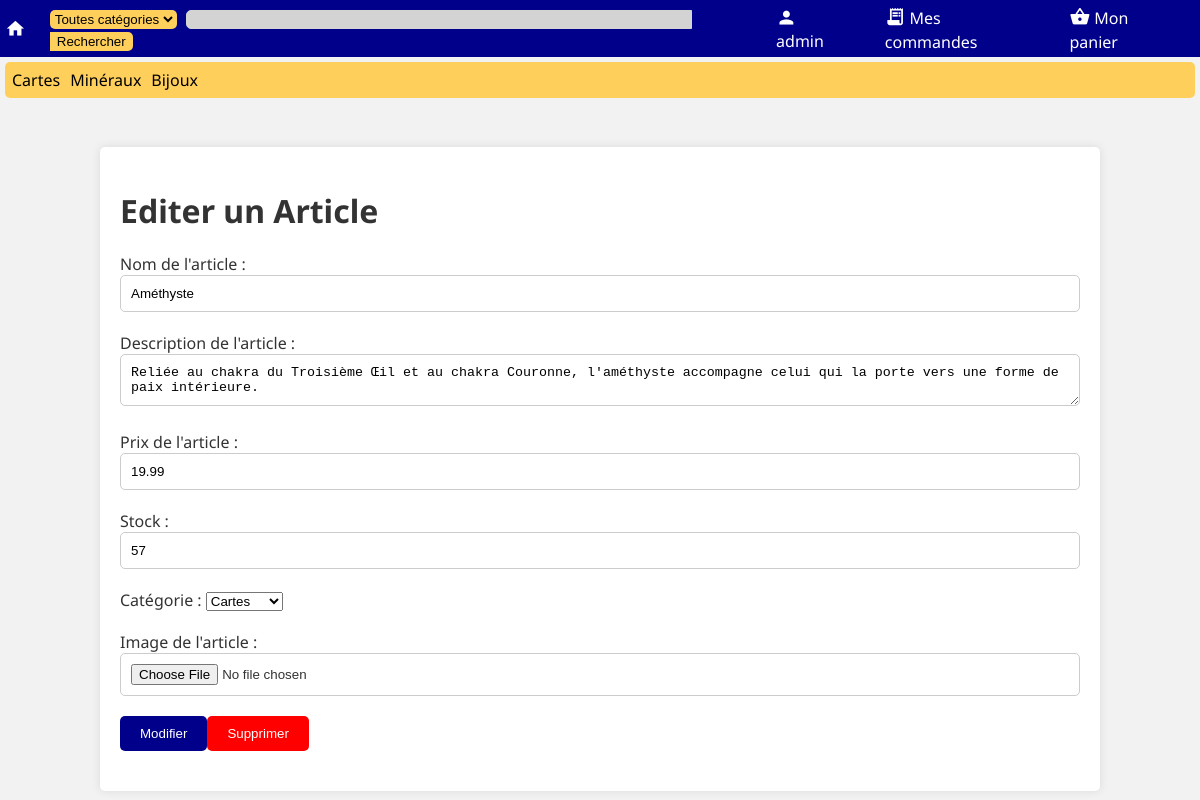
/edit_article.php?id=2 (signed in), run on the app's committed database.
### tables this page shows
CREATE TABLE Categories (
    idCat INTEGER PRIMARY KEY AUTOINCREMENT,
    titre TEXT NOT NULL,
    b64img TEXT NOT NULL
);

CREATE TABLE Articles (
    idProd INTEGER PRIMARY KEY AUTOINCREMENT,
    nom TEXT NOT NULL,
    quantite INTEGER NOT NULL,
    prix REAL NOT NULL,
    description TEXT NOT NULL,
    b64img TEXT,
    idCat INTEGER NOT NULL, mime TEXT,
    FOREIGN KEY (idCat) REFERENCES Categories (idCat)
);

### edit_article.php (the view, shortened to what this page needs)
<!DOCTYPE html>
<html>
<head>
	<link rel="stylesheet" type="text/css" href="res/editarticle.css">
	<link rel="stylesheet" type="text/css" href="res/font.css">
<?php include('nav.php'); ?>
	<div class="container">
		<h1>Editer un Article</h1>
<?php
$db = new MyDB();
if (isset($_GET['id'])) {
    $req = $db->prepare("SELECT * FROM Articles WHERE idProd=:id;");
    $req->bindValue(":id", $_GET['id']);
    $values = $req->execute()->fetchArray();
}
?>
    <form action="edit_script.php<?php echo isset($_GET['id']) ? "?id=".$_GET['id'] : ""; ?>" method="POST" enctype="multipart/form-data">
		<div class="form-group">
			<label for="article-name">Nom de l'article :</label>
            <input  class="form_input" type="text" id="article-name" name="article-name" value="<?php echo isset($values['nom']) ? $values['nom'] : '';?>" required>
		  </div>
          <div class="form-group">
			<label for="article-desc">Description de l'article :</label>
			<textarea class="form_input" id="article-desc" name="article-desc" required><?php echo isset($values['description']) ? $values['description'] : '';?></textarea>
		  </div>
		  <div class="form-group">
			<label for="article-price">Prix de l'article :</label>
			<input class="form_input" type="text" id="article-price" name="article-price" value="<?php echo isset($values['prix']) ? $values['prix'] : '';?>" required>
		  </div>
          <div class="form-group">
			<label for="stock-name">Stock :</label>
			<input class="form_input" type="text" id="stock-name" name="stock-name" value="<?php echo isset($values['quantite']) ? $values['quantite'] : '';?>" required>
		  </div>
		  <div class="form-group">
			<label for="article-category-id">Catégorie :</label>
            <select name="article-cat" required>
<?php
$cat = $db->query('SELECT idCat, titre FROM Categories');
while ($donnees=$cat->fetchArray()) {
    echo '<option value="'.$donnees['idCat'].'">'.$donnees['titre'].'</option>';
}
?>
            </select>
		  </div>
		  <div class="form-group">
			<label for="article-image">Image de l'article :</label>
			<input class="form_input" type="file" id="article-image" name="article-image">
		  </div>
		  <div class="form-group">
<?php
if (isset($_GET['id'])) {
    echo '<button class="form_button modify" type="submit" name="mod" value="1">Modifier</button>';
    echo '<button class="form_button delete" type="submit" name="mod" value="2">Supprimer</button>';
} else {
    echo '<button class="form_button modify" type="submit" name="mod" value="3">Ajouter</button>';
}
?>
		  </div>
        </form>
	</div>
</body>
</html>

### nav.php (shortened to what this page needs)
<link rel="stylesheet" href="res/nav.css">
</head>
<body>
<nav>
    <div class='topbar'>
        <a class='logo' href='index.php'>
            <span class="material-icons">home</span>
        </a>
        <form method='GET' action='search.php' class='form_bar'>
            <select name="cat" class="sel_cat">
                <option value="0">Toutes catégories</option>
<?php
$db_nav = new MyDB();
?>
            </select>
            <input type='text' class='searchbar' name='query' <?php echo isset($_GET['query']) ? 'value="'.$_GET['query'].'"' : '';?>><input type='submit' class='submitsearch' value='Rechercher'>
        </form>
        <a class='bar_elt' href='login.php'>
        <span class="material-icons">person</span><span class='valign-link'><?php echo isset($_SESSION['username']) ? $_SESSION['username'] : "Mon compte"; ?></span>
        </a>
        <a class='bar_elt' href='command.php'>
            <span class="material-icons">receipt_long</span><span class='valign-link'>Mes commandes</span>
        </a>
        <a class='bar_elt' href='panier.php'>
            <span class="material-icons">shopping_basket</span><span class='valign-link'>Mon panier</span>
        </a>
    </div>
    <div class='cat_bar'>
<?php
$req_nav = 'SELECT * FROM Categories';
$reponse_nav = $db_nav->query($req_nav);
while ($donnees=$reponse_nav->fetchArray())
{
    echo '<a href="search.php?cat='.$donnees['idCat'].'" class="item_cat_bar">'.$donnees['titre'].'</a>';
}
?>
    </div>
</nav>

### res/editarticle.css (style rules this page uses)
body { background-color: #f2f2f2; color: #333; margin: 10px; }
.container { margin: 0 auto; padding: 20px; max-width: 960px; background-color: #fff; box-shadow: 0 0 10px rgba(0,0,0,.1); border-radius: 5px; margin-top: 5%; }
.form_button { background-color: darkblue; color: #fff; border: none; padding: 10px 20px; border-radius: 5px; cursor: pointer; }
.form-group { margin-bottom: 20px; }
.delete { background-color: red; }
.form_input { width: 100%; padding: 10px; border: 1px solid #ccc; border-radius: 5px; box-sizing: border-box; }

### res/nav.css (style rules this page uses)
nav { margin: -10px; }
.searchbar { border: 1px solid lightgray; border-radius: 5px 0 0 5px; margin-right: 0; background-color: lightgray; width: 500px; }
.topbar { padding: 5px; background-color: darkblue; display: flex; flex-direction: flex; justify-content: center; align-items: center; }
.cat_bar { background-color: #ffcf5c; margin: 5px; border-radius: 5px; padding: 7px; }
.item_cat_bar { color: black; text-decoration: none; width: 10px; margin-right: 10px; }
.submitsearch { margin-left: 0; background-color: #ffcf5c; border: 1px solid transparent; border-radius: 0 5px 5px 0; }
.sel_cat { background-color: #ffcf5c; border: 1px solid transparent; border-radius: 5px 5px 5px 5px; margin-right: 5px; }
.logo { color: white; text-decoration: none; }
.form_bar { display: inline-block; margin-left: 20px; margin-right: 20px; }
.bar_elt { color: white; margin-left: 20px; margin-right: 20px; align-items: center; text-decoration: none; }
.material-icons { vertical-align: middle; margin-right: 4px; font-size: 1.3em; }
.valign-link { vertical-align: middle; text-decoration: none; }

### data on the page
categories: titre "Cartes"
categories: titre "Minéraux"
categories: titre "Bijoux"
articles: article-name "Améthyste", article-desc "Reliée au chakra du Troisième Œil et au chakra Couronne, l'améthyste accompagne celui qui la porte vers une forme de paix intérieure.", article-price "19.99", stock-name "57"

### other printed values
$_SESSION['username'] "admin"
form field article-cat "Cartes"
